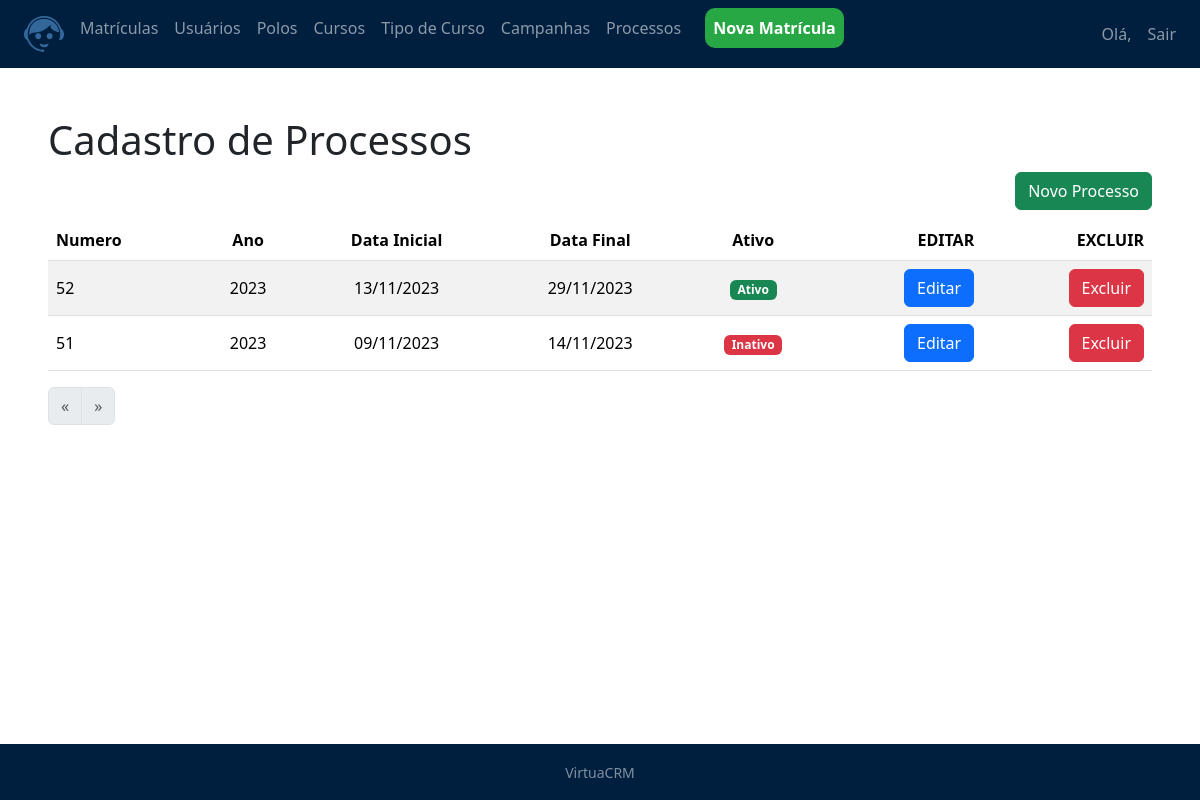
The page /matriculas/processo/ (signed in) on the database its author committed.
### matriculas/models.py (models this page shows, shortened)
class cad_processo(models.Model):
    numero_processo =  models.CharField(max_length=2)
    ano_processo = models.CharField(max_length=4)
    data_inicial_processo = models.DateTimeField()
    data_final_processo = models.DateTimeField()
    ativo = models.BooleanField(default=True)
    class Meta:
        db_table = 'processo'
    def get_data_inicial(self):
        return self.data_inicial_processo.strftime('%d/%m/%Y')
    def get_data_final(self):
        return self.data_final_processo.strftime('%d/%m/%Y')
    def get_absolute_url(self):
        return reverse("matriculas:processo_update", kwargs={'id': self.id}) #Direciona para a url de edição
    def get_delete_url(self):
        return reverse("matriculas:processo_delete", kwargs={'id': self.id})# Exclui o resgistro

### matriculas/views.py (the view)
# urls.py: path('processo/', ProcessoListView.as_view(), name='processo_list'),
class ProcessoListView(LoginRequiredMixin, ListView):
    template_name = 'matriculas/processo_list.html'
    model = cad_processo
    queryset = cad_processo.objects.all()

### matriculas/templates/matriculas/processo_list.html (shortened to what this page needs)
{% extends 'model-page.html'%}
{% block content %}
<h1>Cadastro de Processos</h1>
<a href="{% url 'matriculas:processo_new' %}"
    <button type="button" class="btn btn-success" style="float: right; margin-bottom: 10px">Novo Processo</button>
  </a>
<table class="table table table-striped">
    <thead>
        <tr>
          <th class="text-start align-middle">Numero</th>
          <th class="text-center align-middle">Ano</th>
          <th class="text-center align-middle">Data Inicial</th>
          <th class="text-center align-middle">Data Final</th>
          <th class="text-center align-middle">Ativo</th>
          <th class="text-end align-middle">EDITAR</th>
          <th class="text-end align-middle">EXCLUIR</th>
        </tr>
      </thead>
      <tbody>
        {% for cad_processo in object_list %}
          <tr>
            <td class="text-start align-middle">{{cad_processo.numero_processo}}</td>
            <td class="text-center align-middle">{{cad_processo.ano_processo}}</td>
            <td class="text-center align-middle">{{cad_processo.get_data_inicial}}</td>
            <td class="text-center align-middle">{{cad_processo.get_data_final}}</td>
            <td class="text-center align-middle">
              {% if cad_processo.ativo %}
                        <span class="badge bg-success">Ativo</span>
                    {% else %}
                        <span class="badge bg-danger">Inativo</span>
                    {% endif %}
              </td>
            <td class="text-end align-middle"><a href = "{{ cad_processo.get_absolute_url }}"><button type="button" class="btn btn-primary">Editar</button></td>
              <form method="POST" action="{{ cad_processo.get_delete_url }}">{% csrf_token %}
                <td class="text-end align-middle"><button type="submit" class="btn btn-danger">Excluir</button></td>
              </form>
          </tr>
        {% endfor %}
      </tbody>
  </table>
  <ul class="pagination">
    {%if  page_obj.has_previous %}
      <li class="page-item">
        <a class="page-link" href="?page={{ page_obj.previous_page_number }}" aria-label="Previous">
          <span aria-hidden="true">&laquo;</span>
        </a>
      </li>
    {% else %}
      <li class="page-item disabled">
        <a class="page-link" href="#" aria-label="Previous">
          <span aria-hidden="true">&laquo;</span>
        </a>
      </li>
    {% endif %}
    {% if page_obj.has_next %}
      <li class="page-item">
        <a class="page-link" href="?page= {{ page_obj.next_page_number }}" aria-label="Next">
          <span aria-hidden="true">&raquo;</span>
        </a>
      </li>
    {% else %}
      <li class="page-item disabled">
        <a class="page-link" href="#" aria-label="Next">
          <span aria-hidden="true">&raquo;</span>
        </a>
      </li>
    {% endif %}
    </ul>
{% endblock %}

### core/templates/model-page.html (style rules this page uses)
html, body { height: 100%; }

### rows shown on the page
cad_processo: numero_processo "52", ano_processo "2023", get_data_inicial "13/11/2023", get_data_final "29/11/2023", ativo "Ativo"
cad_processo: numero_processo "51", ano_processo "2023", get_data_inicial "09/11/2023", get_data_final "14/11/2023", ativo "Inativo"
